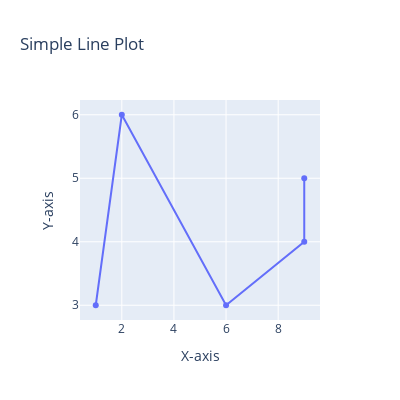

This figure's notebook cell:
### Code cell
print('''Q19. Using Plotly, create a basic line plot of a randomly generated dataset, label the axes, and set the title as 'Simple Line Plot'.\n\nAns.''')

import numpy as np
import plotly.graph_objects as go

x = np.random.randint(1,10, 10)
y = np.random.randint(1,10, 5)

fig = go.Figure(data=go.Scatter(x = x, y = y))
fig.update_layout(
    title="Simple Line Plot",
    xaxis_title="X-axis",
    yaxis_title="Y-axis",
    width=400, height=400
)
fig.show()

### Figure 1 — Plotly figure (JSON) as saved in the notebook; plotly's stock layout.template omitted (floating-point values rounded to 4 significant figures)
{"data": [{"type": "scatter", "x": [9, 9, 6, 2, 1, 1, 8, 3, 8, 3], "y": [5, 4, 3, 6, 3]}], "layout": {"height": 400, "title": {"text": "Simple Line Plot"}, "width": 400, "xaxis": {"autorange": true, "range": [0.3957, 9.604], "title": {"text": "X-axis"}, "type": "linear"}, "yaxis": {"autorange": true, "range": [2.768, 6.232], "title": {"text": "Y-axis"}, "type": "linear"}}}
